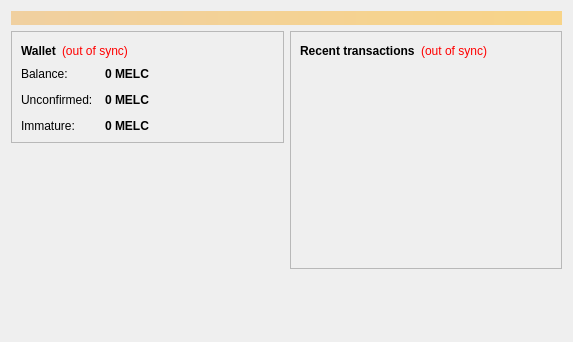
<?xml version="1.0" encoding="UTF-8"?>
<ui version="4.0">
 <class>OverviewPage</class>
 <widget class="QWidget" name="OverviewPage">
  <property name="geometry">
   <rect>
    <x>0</x>
    <y>0</y>
    <width>573</width>
    <height>342</height>
   </rect>
  </property>
  <property name="windowTitle">
   <string>Form</string>
  </property>
  <layout class="QVBoxLayout" name="topLayout">
   <item>
    <widget class="QLabel" name="labelAlerts">
     <property name="visible">
      <bool>false</bool>
     </property>
     <property name="styleSheet">
      <string notr="true">background-color: qlineargradient(x1: 0, y1: 0, x2: 1, y2: 0, stop:0 #F0D0A0, stop:1 #F8D488); color:#000000;</string>
     </property>
     <property name="wordWrap">
      <bool>true</bool>
     </property>
     <property name="margin">
      <number>3</number>
     </property>
    </widget>
   </item>
   <item>
    <layout class="QHBoxLayout" name="horizontalLayout" stretch="1,1">
     <item>
      <layout class="QVBoxLayout" name="verticalLayout_2">
       <item>
        <widget class="QFrame" name="frame">
         <property name="frameShape">
          <enum>QFrame::StyledPanel</enum>
         </property>
         <property name="frameShadow">
          <enum>QFrame::Raised</enum>
         </property>
         <layout class="QVBoxLayout" name="verticalLayout_4">
          <item>
           <layout class="QHBoxLayout" name="horizontalLayout_4">
            <item>
             <widget class="QLabel" name="label_5">
              <property name="font">
               <font>
                <weight>75</weight>
                <bold>true</bold>
               </font>
              </property>
              <property name="text">
               <string>Wallet</string>
              </property>
             </widget>
            </item>
            <item>
             <widget class="QLabel" name="labelWalletStatus">
              <property name="toolTip">
               <string>The displayed information may be out of date. Your wallet automatically synchronizes with the Meloncoin network after a connection is established, but this process has not completed yet.</string>
              </property>
              <property name="styleSheet">
               <string notr="true">QLabel { color: red; }</string>
              </property>
              <property name="text">
               <string notr="true">(out of sync)</string>
              </property>
              <property name="alignment">
               <set>Qt::AlignLeading|Qt::AlignLeft|Qt::AlignVCenter</set>
              </property>
             </widget>
            </item>
            <item>
             <spacer name="horizontalSpacer_2">
              <property name="orientation">
               <enum>Qt::Horizontal</enum>
              </property>
              <property name="sizeHint" stdset="0">
               <size>
                <width>40</width>
                <height>20</height>
               </size>
              </property>
             </spacer>
            </item>
           </layout>
          </item>
          <item>
           <layout class="QFormLayout" name="formLayout_2">
            <property name="fieldGrowthPolicy">
             <enum>QFormLayout::AllNonFixedFieldsGrow</enum>
            </property>
            <property name="horizontalSpacing">
             <number>12</number>
            </property>
            <property name="verticalSpacing">
             <number>12</number>
            </property>
            <item row="0" column="0">
             <widget class="QLabel" name="label">
              <property name="text">
               <string>Balance:</string>
              </property>
             </widget>
            </item>
            <item row="0" column="1">
             <widget class="QLabel" name="labelBalance">
              <property name="font">
               <font>
                <weight>75</weight>
                <bold>true</bold>
               </font>
              </property>
              <property name="cursor">
               <cursorShape>IBeamCursor</cursorShape>
              </property>
              <property name="toolTip">
               <string>Your current balance</string>
              </property>
              <property name="text">
               <string notr="true">0 MELC</string>
              </property>
              <property name="textInteractionFlags">
               <set>Qt::LinksAccessibleByMouse|Qt::TextSelectableByKeyboard|Qt::TextSelectableByMouse</set>
              </property>
             </widget>
            </item>
            <item row="1" column="0">
             <widget class="QLabel" name="label_3">
              <property name="text">
               <string>Unconfirmed:</string>
              </property>
             </widget>
            </item>
            <item row="1" column="1">
             <widget class="QLabel" name="labelUnconfirmed">
              <property name="font">
               <font>
                <weight>75</weight>
                <bold>true</bold>
               </font>
              </property>
              <property name="cursor">
               <cursorShape>IBeamCursor</cursorShape>
              </property>
              <property name="toolTip">
               <string>Total of transactions that have yet to be confirmed, and do not yet count toward the current balance</string>
              </property>
              <property name="text">
               <string notr="true">0 MELC</string>
              </property>
              <property name="textInteractionFlags">
               <set>Qt::LinksAccessibleByMouse|Qt::TextSelectableByKeyboard|Qt::TextSelectableByMouse</set>
              </property>
             </widget>
            </item>
            <item row="2" column="0">
             <widget class="QLabel" name="labelImmatureText">
              <property name="text">
               <string>Immature:</string>
              </property>
             </widget>
            </item>
            <item row="2" column="1">
             <widget class="QLabel" name="labelImmature">
              <property name="font">
               <font>
                <weight>75</weight>
                <bold>true</bold>
               </font>
              </property>
              <property name="toolTip">
               <string>Mined balance that has not yet matured</string>
              </property>
              <property name="text">
               <string notr="true">0 MELC</string>
              </property>
              <property name="textInteractionFlags">
               <set>Qt::LinksAccessibleByMouse|Qt::TextSelectableByKeyboard|Qt::TextSelectableByMouse</set>
              </property>
             </widget>
            </item>
           </layout>
          </item>
         </layout>
        </widget>
       </item>
       <item>
        <spacer name="verticalSpacer">
         <property name="orientation">
          <enum>Qt::Vertical</enum>
         </property>
         <property name="sizeHint" stdset="0">
          <size>
           <width>20</width>
           <height>40</height>
          </size>
         </property>
        </spacer>
       </item>
       <item>
        <widget class="QLabel" name="label_wallet_bgcoin">
         <property name="text">
          <string/>
         </property>
         <property name="pixmap">
          <pixmap resource="../bitcoin.qrc">:/images/wallet_bgcoin</pixmap>
         </property>
         <property name="scaledContents">
          <bool>false</bool>
         </property>
         <property name="alignment">
          <set>Qt::AlignCenter</set>
         </property>
         <property name="margin">
          <number>-2</number>
         </property>
        </widget>
       </item>
       <item>
        <widget class="QLabel" name="label_6">
         <property name="text">
          <string/>
         </property>
        </widget>
       </item>
      </layout>
     </item>
     <item>
      <layout class="QVBoxLayout" name="verticalLayout_3">
       <item>
        <widget class="QFrame" name="frame_2">
         <property name="frameShape">
          <enum>QFrame::StyledPanel</enum>
         </property>
         <property name="frameShadow">
          <enum>QFrame::Raised</enum>
         </property>
         <layout class="QVBoxLayout" name="verticalLayout">
          <item>
           <layout class="QHBoxLayout" name="horizontalLayout_2">
            <item>
             <widget class="QLabel" name="label_4">
              <property name="text">
               <string>&lt;b&gt;Recent transactions&lt;/b&gt;</string>
              </property>
             </widget>
            </item>
            <item>
             <widget class="QLabel" name="labelTransactionsStatus">
              <property name="toolTip">
               <string>The displayed information may be out of date. Your wallet automatically synchronizes with the Meloncoin network after a connection is established, but this process has not completed yet.</string>
              </property>
              <property name="styleSheet">
               <string notr="true">QLabel { color: red; }</string>
              </property>
              <property name="text">
               <string notr="true">(out of sync)</string>
              </property>
              <property name="alignment">
               <set>Qt::AlignRight|Qt::AlignTrailing|Qt::AlignVCenter</set>
              </property>
             </widget>
            </item>
            <item>
             <spacer name="horizontalSpacer">
              <property name="orientation">
               <enum>Qt::Horizontal</enum>
              </property>
              <property name="sizeHint" stdset="0">
               <size>
                <width>40</width>
                <height>20</height>
               </size>
              </property>
             </spacer>
            </item>
           </layout>
          </item>
          <item>
           <widget class="QListView" name="listTransactions">
            <property name="styleSheet">
             <string notr="true">QListView { background: transparent; }</string>
            </property>
            <property name="frameShape">
             <enum>QFrame::NoFrame</enum>
            </property>
            <property name="verticalScrollBarPolicy">
             <enum>Qt::ScrollBarAlwaysOff</enum>
            </property>
            <property name="horizontalScrollBarPolicy">
             <enum>Qt::ScrollBarAlwaysOff</enum>
            </property>
            <property name="selectionMode">
             <enum>QAbstractItemView::NoSelection</enum>
            </property>
           </widget>
          </item>
         </layout>
        </widget>
       </item>
       <item>
        <spacer name="verticalSpacer_2">
         <property name="orientation">
          <enum>Qt::Vertical</enum>
         </property>
         <property name="sizeHint" stdset="0">
          <size>
           <width>20</width>
           <height>40</height>
          </size>
         </property>
        </spacer>
       </item>
      </layout>
     </item>
    </layout>
   </item>
  </layout>
 </widget>
 <resources/>
 <connections/>
</ui>
